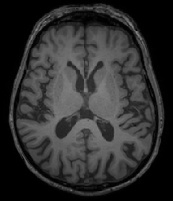
#> input picture Pre-processing/DATA/Healthy/healthy_05.jpg, 173 x 201 px; its folder holds only this picture in this run; the run also reads 1 picture not shown here
$ jupyter execute --allow-errors Pre-processing.ipynb   (shell and % lines are left out)   (older library calls are emulated)
#> lines starting #> are read from the running program, lines starting #| are printed output that depends on the picture; after the words box and inside, x2 and y2 are one past the last pixel; in counts of white or black regions, pixels touching at a corner belong together
# 1. Data Pre-processing

This stage of the project is crucial as the images must be pre-processed before they can used for training & testing in the Convolutional Neural Network.

---
## 1.1 Read in the images

Here I import the images as an array and apply a small Gaussian Blur to remove the Noise that is present in each image. The images are all stored as RGB images and must be coverted to Grayscale. To do this cv2.IMREAD_GRAYSCALE was added to import each image as grayscale.

[cell 1]
import numpy as np
import matplotlib.pyplot as plt
import os
import cv2


DATADIR = "DATA"
CATEGORIES = ["Healthy", "Un-Healthy"]

for category in CATEGORIES:
    path = os.path.join(DATADIR, category)
    for img in os.listdir(path):
        img_array = cv2.imread(os.path.join(path,img), cv2.IMREAD_GRAYSCALE)
#> img_array is the input picture: shape (201, 173); min 0, max 135, mean 46.7
        blur = cv2.GaussianBlur(img_array,(5,5),0)
        plt.imshow(blur, cmap="gray")
        plt.show()
        break
    break

## 1.2 Print the images shape

[cell 2]
print(blur.shape)
#| (201, 173)

## 1.3 Resizing the Images

Here I resize the images using OpenCv's resizing function which allows me to specify the new dimensions for the image. To maintain the images aspect ratio I included the parameter interpolation = cv2.INTER_AREA which keeps the images aspect ratio without adding extra borders of unncessary space to widen the image.

[cell 3]
IMG_SIZE = 64

new_array = cv2.resize(blur, (IMG_SIZE, IMG_SIZE), interpolation = cv2.INTER_AREA)
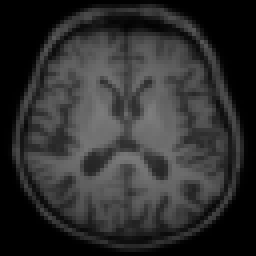
#> new_array: shape (64, 64) (shown 4 times larger); min 0, max 125, mean 46.7
plt.imshow(new_array, cmap = "gray")
plt.show()

## 1.4 Mean & Standard Deviation

There was no easy method to import and display the grayscaled image as I had imported the images into an array. In order to achieve the images mean & standard deviation I had to re-import the data by using PIL & Glob which then allowed me to find the average image. The average image here takes the shape of a brain. This indicates that the most prominent shape in the dataset is infact the shape of the human brain.

[cell 4]
from PIL import Image
import glob

image_list = []

for filename in glob.glob("DATA/Healthy/*.jpg"):
    im=Image.open(filename)
    image_list.append(im)

w = 64
h = 64

newImagesScaled = []

for item in image_list:
    img = item.resize((w,h),Image.ANTIALIAS)
    newImagesScaled.append(img)
#> this loop made 1 pass
#> after the loop, newImagesScaled = 1 item

grayScale = []

for item in newImagesScaled:
    grayscaleim = item.convert('L')
    grayScale.append(grayscaleim)
#> after the loop, grayScale = 1 item

averageim_heal = np.array(grayScale[0], 'f')

for imname in grayScale[1:]:
    averageim_heal += np.array(imname)
#> this loop made 0 passes

averageim_heal /= len(grayScale)

plt.rcParams['figure.figsize'] = [5, 5]
plt.imshow(averageim_heal, cmap=plt.cm.gray)
plt.show()

## 1.4 Plot a Histogram of the data

I plotted a histogram of the data to get a direct understanding of how pixel intensities are spread out in the images.

[cell 5]
img = cv2.imread('DATA/Un-Healthy/cancer_01.jpg')
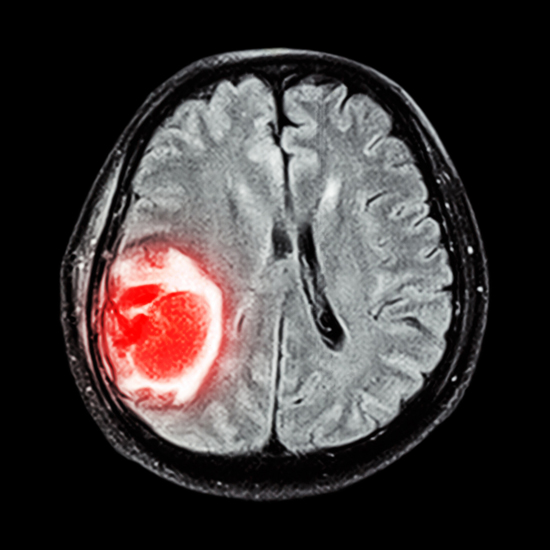
#> input picture DATA/Un-Healthy/cancer_01.jpg, 550 x 550 px, found by its file name
#> img is the input picture: shape (550, 550, 3); mean B, G, R 56.2, 56.3, 63

plt.hist(img.ravel(),256)
plt.show()
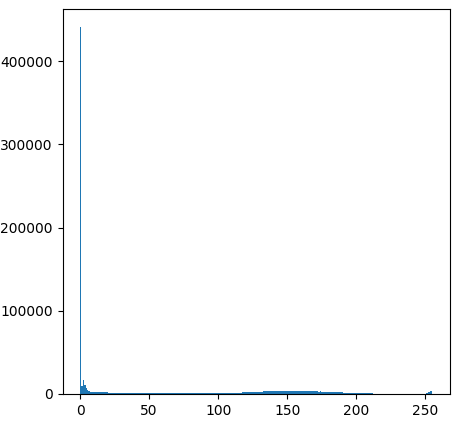
#> figure drawn by matplotlib, 1 panel; tallest bar 440852 high, from x = 0 to 0.996

## 1.5 Creating the training set

Creating the training set allows me to join both of the image categories and then later create the Labels which will indicate which image has and has not got brain cancer. This step is simply a repeat of the previous steps but here I am finalising the my choices and resizing, grayscaling and blurring all the of the images into one single variable.

[cell 6]
training_data = []

def create_training_data():
    for category in CATEGORIES:
        path = os.path.join(DATADIR, category)
        class_num = CATEGORIES.index(category)
        for img in os.listdir(path):
            try:
                img_array = cv2.imread(os.path.join(path, img), cv2.IMREAD_GRAYSCALE)
                blur = cv2.GaussianBlur(img_array,(5,5),0)
                new_array = cv2.resize(blur, (IMG_SIZE, IMG_SIZE), interpolation = cv2.INTER_AREA)
                training_data.append([new_array, class_num])
            except Exception as e:
                pass
#> pass 2 of the loop in create_training_data, `for category in CATEGORIES:`:
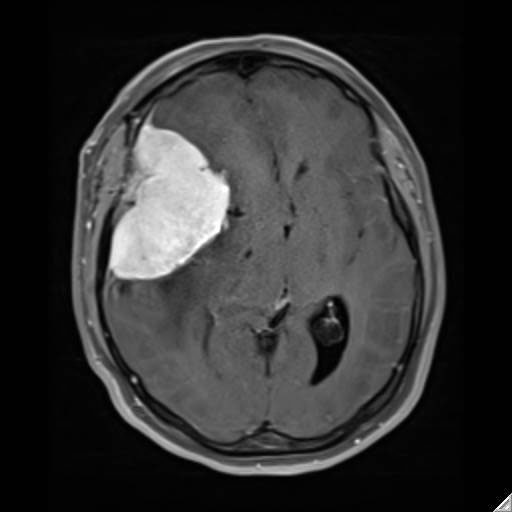
#> input picture Pre-processing/DATA/Un-Healthy/cancer_08.jpg, 512 x 512 px
#> in create_training_data, img_array is the input picture: shape (512, 512); min 0, max 255, mean 49.8
#> in create_training_data, `new_array = cv2.resize(blur, (IMG_SIZE, IMG_SIZE), interpolation = cv2..`:
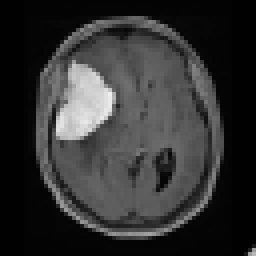
#> new_array: shape (64, 64) (shown 4 times larger); min 1, max 239, mean 49.8

create_training_data()

## 1.6 Print the length of the training data

The length of the data is 500 images. 250 being Healthy Brain scans and 250 being Un-Healthy Brain scans.

[cell 7]
print(len(training_data))
#| 2

## 1.7 Randomly shuffle the training data

Here I am randomly shuffing the data so that both categories are mixed in with one another.

[cell 8]
import random

random.shuffle(training_data)

## 1.8 Print the first 10 values in the training data

[cell 9]
for sample in training_data[:10]:
    print(sample[1])
#> this loop made 2 passes
#| 0
#| 1

## 1.9 Create X & y

[cell 10]
X = []
y = []

## 1.10 Create the Labels

Here I append the Data stored in the varaible training_data to the new Variable X. I also append the Labels that company each Image whiich indicates Healthy & Un-Healthy to the variable Y.

[cell 11]
for features, label in training_data:
    X.append(features)
    y.append(label)
#> this loop made 2 passes
#> label on passes 1 to 2: 0, 1
#> after the loop, X = 2 items; y = [0, 1]

X = np.array(X).reshape(-1, IMG_SIZE, IMG_SIZE, 1)

## 1.11 Write the data into pickle files

Here I write the the Data into Pickle Files. There is no main reason why Pickle was chosen to read in and out the data, this process could have been done with Numpy where the data becomes Numpy files. This process would produce the same results and have no overall benefit on the dataset.

[cell 12]
import pickle

pickle_out = open("X.pickle", "wb")
pickle.dump(X, pickle_out)
pickle_out.close()

pickle_out = open("y.pickle", "wb")
pickle.dump(y, pickle_out)
pickle_out.close()

## 1.12 Print the first the value in X

Checking for the first object stored in the variable X.

[cell 13]
X[1]

## 1.13 Convert Images .PNG to .JPG

This script was used externally on 6 PNG images to convert them to the file format .JPG

#> (a cell that did not finish here is left out)

# 2. Image Segmentation

This stage was used to research futher into pre-processing methods that could be used to segment the brain tumour from the MRI scan. However, this stage became redundant in later sections as time became an issue.

---
## 2.1 Canny Edge Detection

This step allowed mr to visualise the edges of the images. Which essentially indicate what the machine will see as the images are trained & tested using the convolutional Neural Network. Here you can see cleary the most prominent edges within the image, these edges are what the machine will interpret when training using the data.

[cell 15]
img = cv2.imread('DATA/Un-Healthy/cancer_08.jpg')
edges = cv2.Canny(img,100,100)
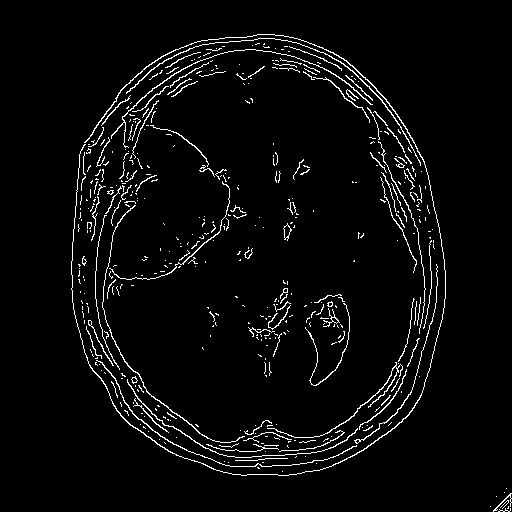
#> edges: shape (512, 512); 3.8% white in thin lines or dots, all inside (x1, y1, x2, y2) = (71, 34, 512, 512)

plt.subplot(121),plt.imshow(img,cmap = 'gray')
plt.xticks([]), plt.yticks([])
plt.subplot(122),plt.imshow(edges,cmap = 'gray')
plt.xticks([]), plt.yticks([])

## 2.2 Binary Thresholding

Binary Thresholding is simple way to convert an image to Binary which in turn converts the images colour scheme to Black & White. Through multiple tests with this feature I discovered by using this feature some un-healthy brain scans would have their tomour segmented from the brain scan. This occurs because in the brain scan image the most intense section of light comes from the tomour as it normally appears as a white section of the image. This however was only effective for a small portion of the images. The downside of using this method is that in most brain scans the tumour will be the most intense source of light however the skull will also show as white in scans. The image below only works because the skull in this image is not very prominent in the image. The second example however shows clearly how the skull is interferring in the process of segmentation.

[cell 16]
img = cv2.imread('DATA/Un-Healthy/cancer_08.jpg')
retval, threshold_190 = cv2.threshold(img, 190, 255, cv2.THRESH_BINARY)
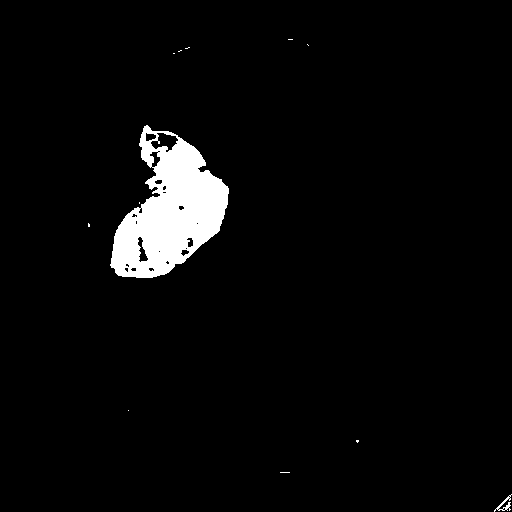
#> threshold_190: shape (512, 512, 3); 3.8% white; 12 white regions (10 under 20 px), largest, box (x1, y1, x2, y2) and area: (110, 125, 229, 278) 9949, (494, 494, 512, 512) 92

#> (the rest of this cell did not finish here and is left out)

## 2.3 Skull Stripping
### 2.3.1 Import the Libraries

As the skull is un-need in the process of image segmentation. The main goal here is to remove all traces of the skull from the brain scan. After this process is complete we could ten use the Binary Thresholding technique to covert the image to Black & White with the hopes that the only remaining piece of the image would be the tumour. To achieve skull stripping the water shed algorithm was used. The code below will read in the Image and create a mask of the overall image. This mask is then used to strip the small outline of the image which is the skull. This solution would again only work for a handful of images because the dataset collected is entirely random and contains many different shapes and perspectives of the human skull. An easier way to strip the outline of the skull was to use a third application such as photoshop which would allow you to use a cropping tool to remove the skull from the image which would have the same overall effect as using the code below.

[cell 17]
import numpy as np
import cv2
from matplotlib import pyplot as plt
from skimage.morphology import extrema
from skimage.morphology import watershed as skwater

### 2.3.2 Read in the Image

[cell 18]
img = cv2.imread('DATA/Un-Healthy/cancer_69.jpg')
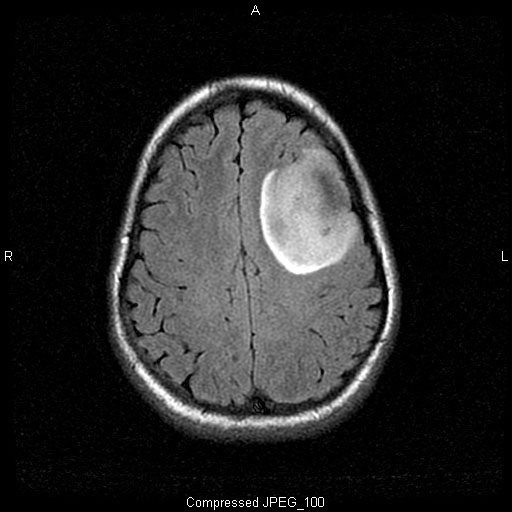
#> input picture Generalization/DATA/Un-Healthy/cancer_69.jpg, 512 x 512 px, found by its file name
#> img is the input picture: shape (512, 512, 3); min 0, max 255, mean 37.3
gray = cv2.cvtColor(img,cv2.COLOR_BGR2GRAY)
plt.imshow(gray, cmap = "gray")
plt.xticks([]), plt.yticks([])
plt.show()

### 2.3.3 Extract the Image Mask

[cell 19]
ret, thresh = cv2.threshold(gray,0,255,cv2.THRESH_OTSU)
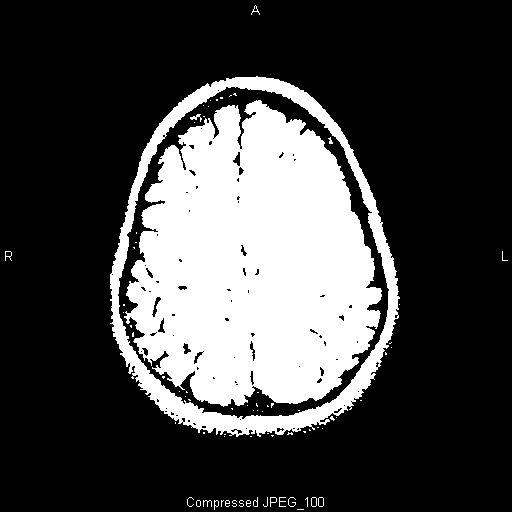
#> thresh: shape (512, 512); 26.5% white; 75 white regions (62 under 20 px), largest, box (x1, y1, x2, y2) and area: (124, 100, 382, 407) 56572, (110, 76, 400, 437) 12328, (190, 114, 202, 122) 39
#> ret = 65
plt.imshow(thresh, cmap = "gray")
plt.xticks([]), plt.yticks([])
plt.show()

### 2.3.4 Place Mask over Original Image

[cell 20]
colormask = np.zeros(img.shape, dtype=np.uint8)
colormask[thresh!=0] = np.array((0,0,255))
blended = cv2.addWeighted(img,0.7,colormask,0.1,0)
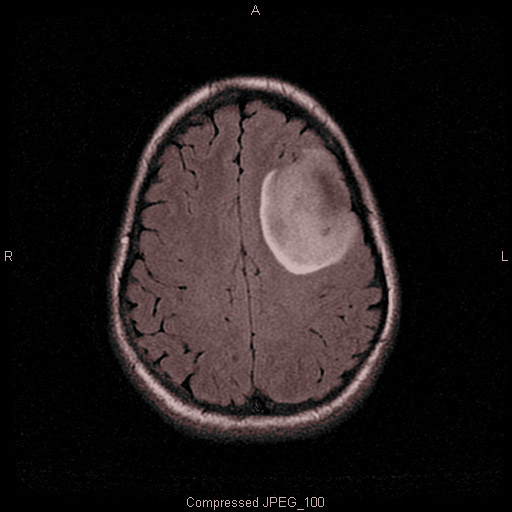
#> blended: shape (512, 512, 3); mean B, G, R 26.1, 26.1, 32.9

plt.imshow(blended, cmap = "gray")
plt.xticks([]), plt.yticks([])
plt.show()

### 2.3.5 Extract the Brain

[cell 21]
ret, markers = cv2.connectedComponents(thresh)
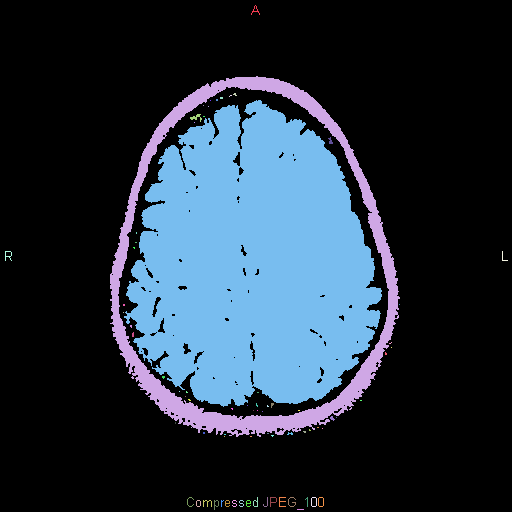
#> markers: shape (512, 512) int32; 76 distinct labels, from 0 to 75; one colour per label, 0 black
#> ret = 76

#Get the area taken by each component. Ignore label 0 since this is the background.
marker_area = [np.sum(markers==m) for m in range(np.max(markers)) if m!=0]
#> marker_area = 74 values, max 56572 at index 7, min 1 at index 6, mean 939.4
#Get label of largest component by area
largest_component = np.argmax(marker_area)+1 #Add 1 since we dropped zero above
#> largest_component = 8
#Get pixels which correspond to the brain
brain_mask = markers==largest_component
#> brain_mask: shape (512, 512) bool; 21.6% white; 1 white region, box (x1, y1, x2, y2) and area: (124, 100, 382, 407) 56572

brain_out = img.copy()
#In a copy of the original image, clear those pixels that don't correspond to the brain
brain_out[brain_mask==False] = (0,0,0)
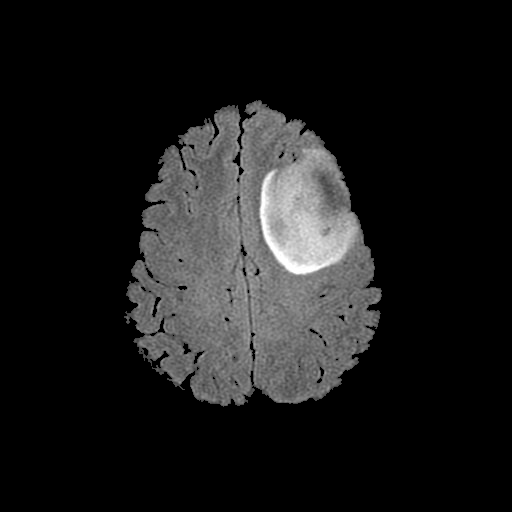
#> brain_out: shape (512, 512, 3); min 0, max 255, mean 26.5

plt.imshow(brain_out, cmap = "gray")
plt.xticks([]), plt.yticks([])
plt.show()
